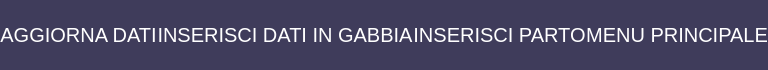
                  <widget class="QFrame" name="menuAdd">
                   <property name="minimumSize">
                    <size>
                     <width>0</width>
                     <height>70</height>
                    </size>
                   </property>
                   <property name="maximumSize">
                    <size>
                     <width>16777215</width>
                     <height>70</height>
                    </size>
                   </property>
                   <property name="styleSheet">
                    <string notr="true">QPushButton {
background-color: #3f3c5b;
color: white;
font-size: 20px;
border: none;
}

QPushButton:hover {
background-color: #bd93f9;
color: white;
}</string>
                   </property>
                   <property name="frameShape">
                    <enum>QFrame::NoFrame</enum>
                   </property>
                   <property name="frameShadow">
                    <enum>QFrame::Plain</enum>
                   </property>
                   <layout class="QHBoxLayout" name="horizontalLayout_12">
                    <property name="spacing">
                     <number>0</number>
                    </property>
                    <property name="leftMargin">
                     <number>0</number>
                    </property>
                    <property name="topMargin">
                     <number>0</number>
                    </property>
                    <property name="rightMargin">
                     <number>0</number>
                    </property>
                    <property name="bottomMargin">
                     <number>0</number>
                    </property>
                    <item>
                     <widget class="QPushButton" name="btnAddUpd">
                      <property name="minimumSize">
                       <size>
                        <width>0</width>
                        <height>70</height>
                       </size>
                      </property>
                      <property name="maximumSize">
                       <size>
                        <width>16777215</width>
                        <height>70</height>
                       </size>
                      </property>
                      <property name="text">
                       <string>AGGIORNA DATI</string>
                      </property>
                     </widget>
                    </item>
                    <item>
                     <widget class="QPushButton" name="btnAddAdd">
                      <property name="minimumSize">
                       <size>
                        <width>0</width>
                        <height>70</height>
                       </size>
                      </property>
                      <property name="maximumSize">
                       <size>
                        <width>16777215</width>
                        <height>70</height>
                       </size>
                      </property>
                      <property name="font">
                       <font>
                        <pointsize>-1</pointsize>
                       </font>
                      </property>
                      <property name="text">
                       <string>INSERISCI DATI IN GABBIA</string>
                      </property>
                     </widget>
                    </item>
                    <item>
                     <widget class="QPushButton" name="btnAddRes">
                      <property name="minimumSize">
                       <size>
                        <width>0</width>
                        <height>70</height>
                       </size>
                      </property>
                      <property name="maximumSize">
                       <size>
                        <width>16777215</width>
                        <height>70</height>
                       </size>
                      </property>
                      <property name="text">
                       <string>INSERISCI PARTO</string>
                      </property>
                     </widget>
                    </item>
                    <item>
                     <widget class="QPushButton" name="btnAddMen">
                      <property name="minimumSize">
                       <size>
                        <width>0</width>
                        <height>70</height>
                       </size>
                      </property>
                      <property name="text">
                       <string>MENU PRINCIPALE</string>
                      </property>
                     </widget>
                    </item>
                   </layout>
                  </widget>
